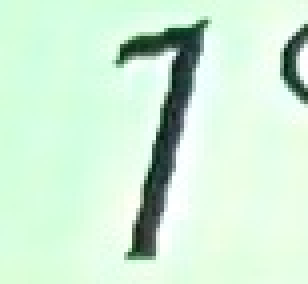
#> input picture image/1011.jpg, 77 x 71 px, given in place of 0.jpg, which was not available (shown 4 times larger)
$ python try_boundingbox.py   (older library calls are emulated)
#> lines starting #> are read from the running program, lines starting #| are printed output that depends on the picture; after the words box and inside, x2 and y2 are one past the last pixel; in counts of white or black regions, pixels touching at a corner belong together; pictures that were not available may be replaced by others from this repository, and a replacement may not be noted
import cv2
import os
import imutils


files = os.listdir('image/')
for file in files:
    #img = cv2.imread('image/' + file)
    img = cv2.imread('image/0.jpg')
#> img is the input picture: shape (71, 77, 3); mean B, G, R 215, 237, 208.5
    img = cv2.cvtColor(img, cv2.COLOR_RGB2GRAY)
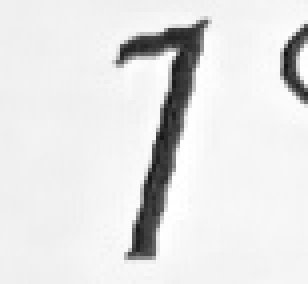
#> img: shape (71, 77) (shown 4 times larger); min 20, max 255, mean 227.2
    #img = cv2.bitwise_not(cv2.cvtColor(img, cv2.COLOR_RGB2GRAY))

    # make binary image
    img = cv2.threshold(img, 0, 255, cv2.THRESH_BINARY_INV | cv2.THRESH_OTSU)[1]
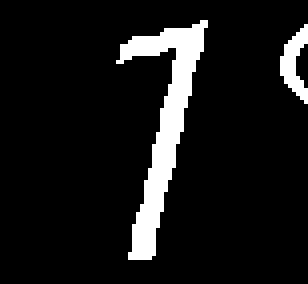
#> img: shape (71, 77) (shown 4 times larger); 9.1% white; 2 white regions, box (x1, y1, x2, y2) and area: (29, 5, 52, 65) 427, (70, 6, 77, 26) 71
    # dilation
    kernel = cv2.getStructuringElement(cv2.MORPH_ELLIPSE, (1, 5))
    img = cv2.morphologyEx(img, cv2.MORPH_OPEN, kernel)
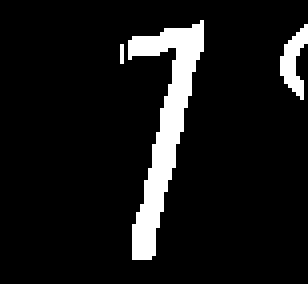
#> img: shape (71, 77) (shown 4 times larger); 8.9% white; 3 white regions (1 under 20 px), largest, box (x1, y1, x2, y2) and area: (32, 5, 51, 65) 413, (70, 6, 77, 25) 67
    cv2.imshow('a', img)
    cv2.waitKey()
    exit()
#> (the program exits here)

$ run again, on image/1194.jpg
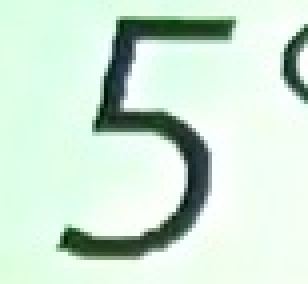
#> input picture image/1194.jpg, 77 x 71 px, given in place of 0.jpg, which was not available (shown 4 times larger)
#> img is the input picture: shape (71, 77, 3); mean B, G, R 213.5, 228.1, 207
#> `img = cv2.threshold(img, 0, 255, cv2.THRESH_BINARY_INV | cv2.THRESH_OT..`:
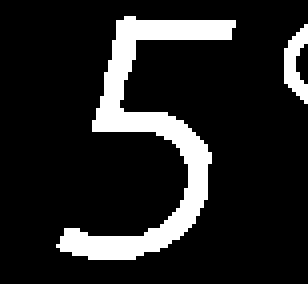
#> img: shape (71, 77) (shown 4 times larger); 13.9% white; 2 white regions, box (x1, y1, x2, y2) and area: (14, 4, 59, 65) 694, (71, 6, 77, 26) 67
#> `img = cv2.morphologyEx(img, cv2.MORPH_OPEN, kernel)`:
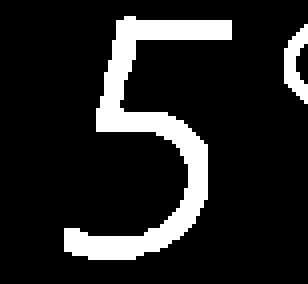
#> img: shape (71, 77) (shown 4 times larger); 13.7% white; 2 white regions, box (x1, y1, x2, y2) and area: (16, 4, 58, 65) 681, (71, 6, 77, 26) 67

$ run again, on image/1222.jpg
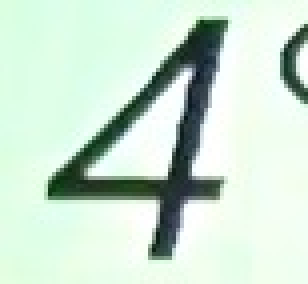
#> input picture image/1222.jpg, 77 x 71 px, given in place of 0.jpg, which was not available (shown 4 times larger)
#> img is the input picture: shape (71, 77, 3); mean B, G, R 210.1, 224.8, 204.4
#> `img = cv2.threshold(img, 0, 255, cv2.THRESH_BINARY_INV | cv2.THRESH_OT..`:
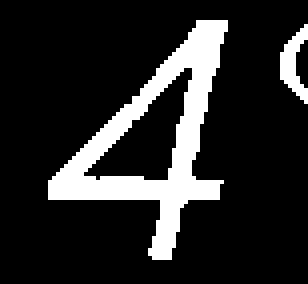
#> img: shape (71, 77) (shown 4 times larger); 15.8% white; 2 white regions, box (x1, y1, x2, y2) and area: (12, 5, 57, 65) 795, (70, 6, 77, 26) 69
#> `img = cv2.morphologyEx(img, cv2.MORPH_OPEN, kernel)`:
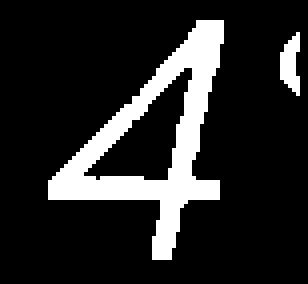
#> img: shape (71, 77) (shown 4 times larger); 15.4% white; 2 white regions, box (x1, y1, x2, y2) and area: (12, 5, 56, 65) 789, (70, 8, 75, 24) 53
